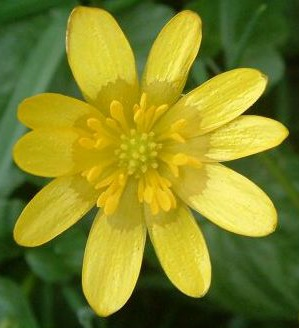
#> input picture flower_0054.jpg, 299 x 328 px
$ jupyter execute 'Image Smoothing & Edge Detection.ipynb'
#> lines starting #> are read from the running program, lines starting #| are printed output that depends on the picture
## Importing Libraries

[cell 1]
import numpy as np
from PIL import Image, ImageDraw
import math
import matplotlib.pyplot as plt
import matplotlib.image as Image
import collections
import cv2
import math

## Functions

[cell 2]
def image_smoothing(image,kernelSize) :
    for row in range(image.shape[0] - 1):
         for col in range(image.shape[1] - 1):
                  image[row+1,col+1] = np.mean(image[row:row+kernelSize,col:col+kernelSize])

    return(image)

# Image Smoothing

[cell 3]
#Read and Display Image
img3x3 = cv2.imread("flower_0054.jpg",0)
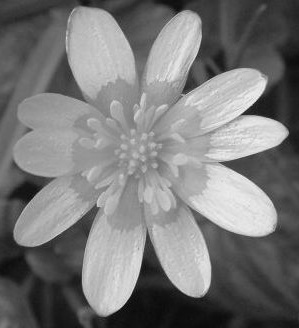
#> img3x3: shape (328, 299); min 1, max 247, mean 120.8
f = plt.figure(figsize=(7,7))
plt.title("Noisy Image")
plt.imshow(img3x3,cmap = plt.get_cmap('gray'))
plt.show()

#output Image after Smoothing
f = plt.figure(figsize=(7,7))
op3x3 = image_smoothing(img3x3,3)
plt.title("Smoothed Image using 3x3 filter")
plt.imshow(op3x3,cmap = plt.get_cmap('gray'))
plt.show()

# #Read and Display Image
img5x5 = cv2.imread("flower_0054.jpg")
#> img5x5 is the input picture: shape (328, 299, 3); mean B, G, R 37.2, 132.9, 128.9
#output Image after Smoothing
op5x5 = image_smoothing(img5x5,5)
#> call 2 of image_smoothing, with kernelSize = 5
#> after the loop in image_smoothing (call 2), `for row in range(image.shape[0] - 1):`:
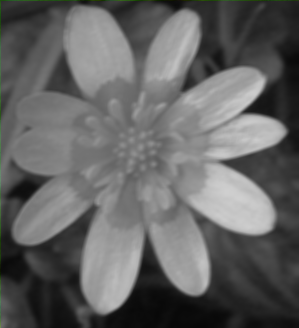
#> image: shape (328, 299, 3); mean B, G, R 98.7, 99, 98.8
f = plt.figure(figsize=(7,7))
plt.title("Smoothed Image using 5x5 filter")
plt.imshow(op5x5,cmap = plt.get_cmap('gray'))
plt.show()

# Edge Detection

[cell 4]
#Input Image for Smoothing
imgSobel = cv2.imread("flower_0074.jpg",0)
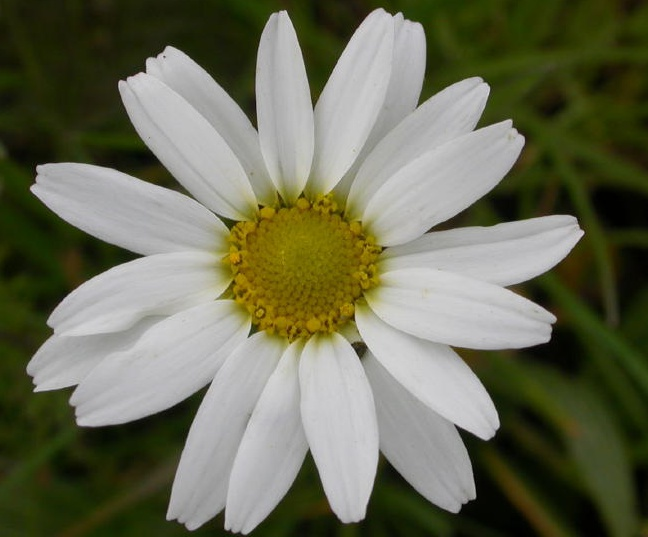
#> input picture flower_0074.jpg, 648 x 537 px
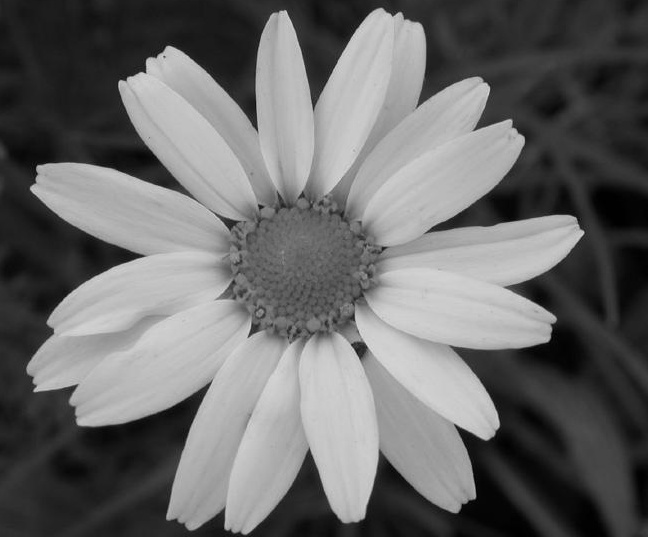
#> imgSobel: shape (537, 648); min 0, max 223, mean 104.9
# #Output Image after Smoothing
image = image_smoothing(imgSobel,5)
#> call 3 of image_smoothing, with kernelSize = 5
#> after the loop in image_smoothing (call 3), `for row in range(image.shape[0] - 1):`:
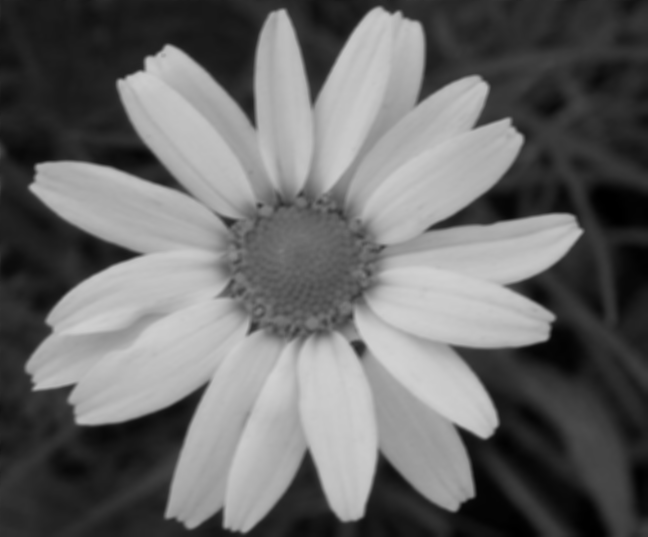
#> image: shape (537, 648); min 0, max 209, mean 104.2

#Plot Both Images
f = plt.figure(figsize=(15,15))
f.add_subplot(1,2, 1)
plt.title('Orignal Image')
plt.imshow(imgSobel,cmap = plt.get_cmap('gray'))
f.add_subplot(1,2, 2)
plt.title('Smoothed Image')
plt.imshow(image,cmap = plt.get_cmap('gray'))
plt.show()

#Initializing Matrices with zeros
ImageGxGy = np.zeros(shape=(image.shape[0],image.shape[1]))
ImageGx = np.zeros(shape=(image.shape[0],image.shape[1]))
ImageGy = np.zeros(shape=(image.shape[0],image.shape[1]))
Tan = np.zeros(shape=(image.shape[0],image.shape[1]))

#Sobel Edge Detection Algorithm:

for rowSize in range(len(image)-2):
    for colSize in range(len(image[0])-2):
            #Sobel mask for x-direction:
            #multiplying only with the non zero values, as the matrices are already initialised with zeros

            Gy= ( (2*image [ rowSize+2,colSize+1 ]+image [ rowSize+2,colSize ]+image [ rowSize+2,colSize+2 ] )- (2*image [rowSize,colSize+1 ]+image [rowSize,colSize ]+image [rowSize,colSize+2 ] ) );
            #Sobel mask for y-direimagetion:
            Gx= ( (2*image [ rowSize+1,colSize+2 ]+image [ rowSize,colSize+2 ]+image [ rowSize+2,colSize+2 ] )- (2*image [rowSize+1,colSize ]+image [rowSize,colSize ]+image [rowSize+2,colSize ] ) );

            ImageGx[rowSize][colSize] = Gx
            ImageGy[rowSize][colSize] = Gy
            image[rowSize,colSize]= math.pow((Gx**2+Gy**2),0.5)
            #handling Tan values for 0 and negative and mapping into grey scale image
            Tan[rowSize][colSize] = ((math.degrees(math.atan(Gy/Gx)) + 90) *255/180) if Gx != 0 else 255
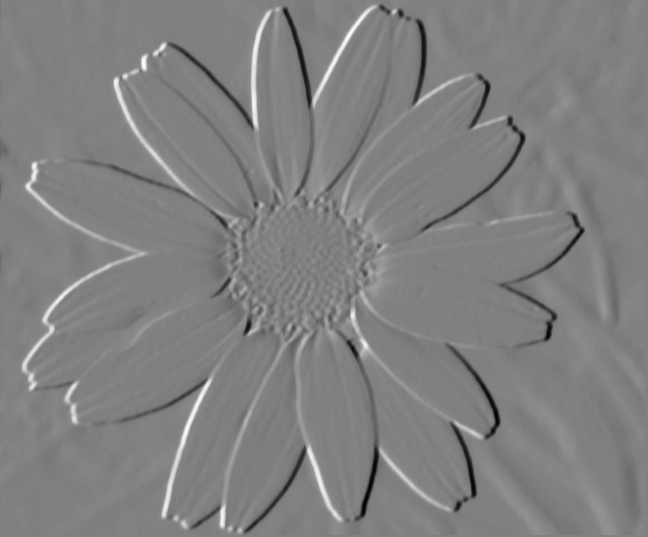
#> ImageGx: shape (537, 648) float64; min -262, max 256, mean -0.1; drawn with min black and max white
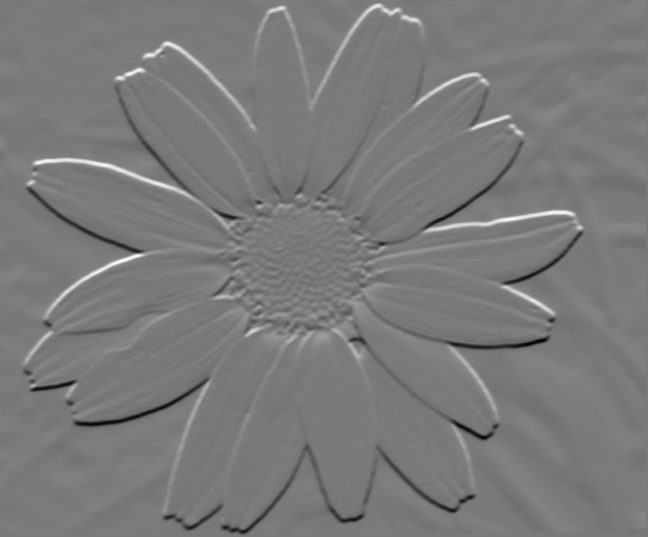
#> ImageGy: shape (537, 648) float64; min -308, max 332, mean -0.1; drawn with min black and max white
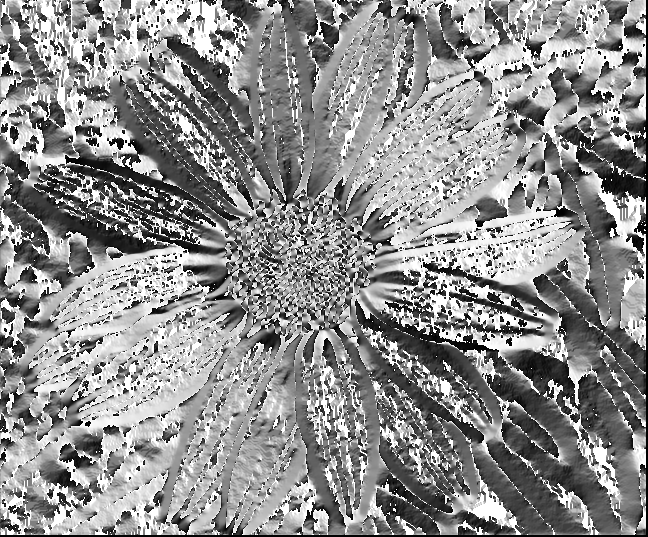
#> Tan: shape (537, 648) float64; min 0, max 255, mean 141.9
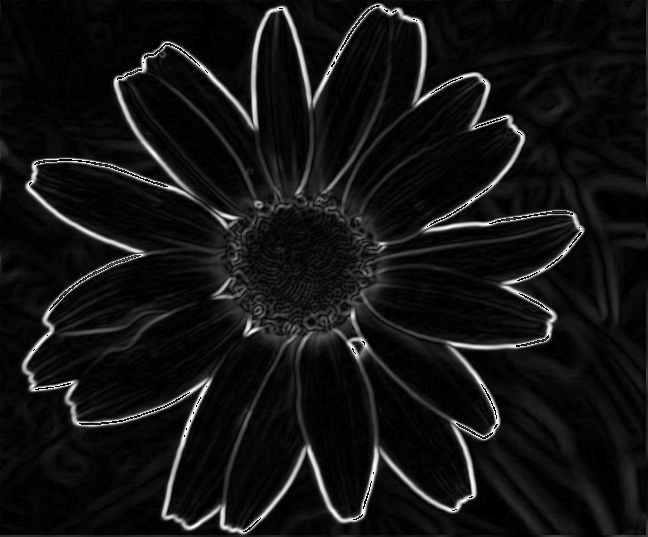
#> image: shape (537, 648); min 0, max 255, mean 19.6


#ploting all 6 images
f = plt.figure(figsize=(15,15))
f.add_subplot(1,2, 1)
plt.title('dx of Image')
plt.imshow(ImageGx,cmap = plt.get_cmap('gray'))
f.add_subplot(1,2, 2)
plt.title('dy of Image')
plt.imshow(ImageGy,cmap = plt.get_cmap('gray'))
plt.show()


f = plt.figure(figsize=(15,15))
f.add_subplot(1,2, 1)
plt.title('Edge Map Image')
plt.imshow(image,cmap = plt.get_cmap('gray'))
f.add_subplot(1,2, 2)
plt.title("Orientation Map of Image")
plt.imshow(Tan,cmap = plt.get_cmap('gray'))
plt.show()
